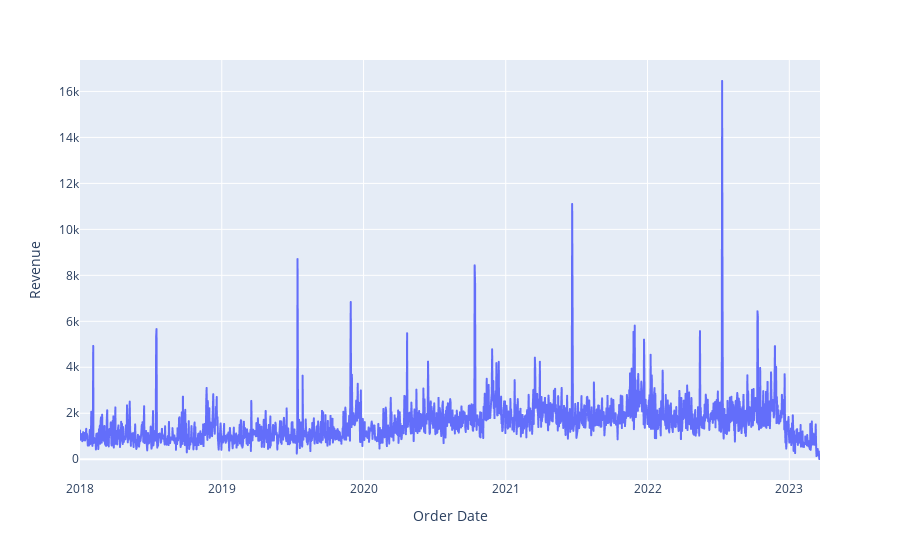

Write notebook code for a chart like this one.
### Markdown cell above
# Specify and Prepare the Model Type

### Code cell
#Exponential Smoothing
from statsmodels.tsa.api import ExponentialSmoothing
from statsmodels.tsa.api import SimpleExpSmoothing
import plotly_express as px

px.line(aggregated_data, x='Order Date', y='Revenue')

### Figure 1 — Plotly figure (JSON) as saved in the notebook; plotly's stock layout.template omitted (floating-point values rounded to 4 significant figures; data arrays with more than 128 entries replaced by an {"elided": "..."} marker saying what was removed)
{"data": [{"hovertemplate": "Order Date=%{x}<br>Revenue=%{y}<extra></extra>", "legendgroup": "", "line": {"color": "#636efa", "dash": "solid"}, "marker": {"symbol": "circle"}, "mode": "lines", "name": "", "showlegend": false, "type": "scattergl", "x": {"elided": "1905 str values"}, "xaxis": "x", "y": {"elided": "1905 float values"}, "yaxis": "y"}], "layout": {"legend": {"tracegroupgap": 0}, "margin": {"t": 60}, "xaxis": {"anchor": "y", "domain": [0, 1], "title": {"text": "Order Date"}}, "yaxis": {"anchor": "x", "domain": [0, 1], "title": {"text": "Revenue"}}}}
